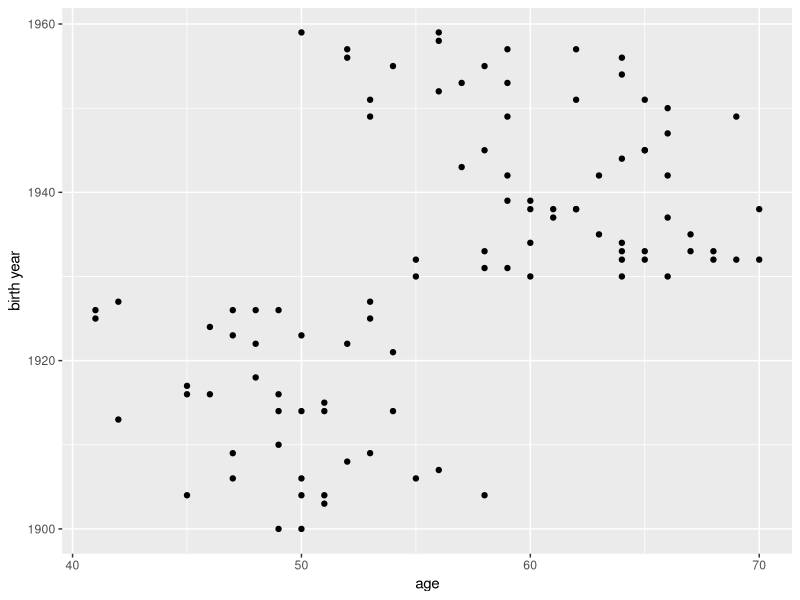
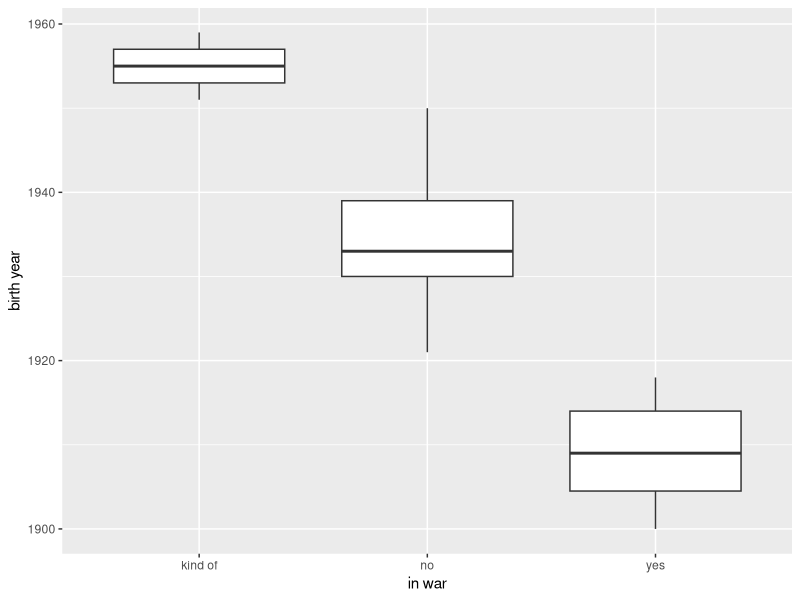
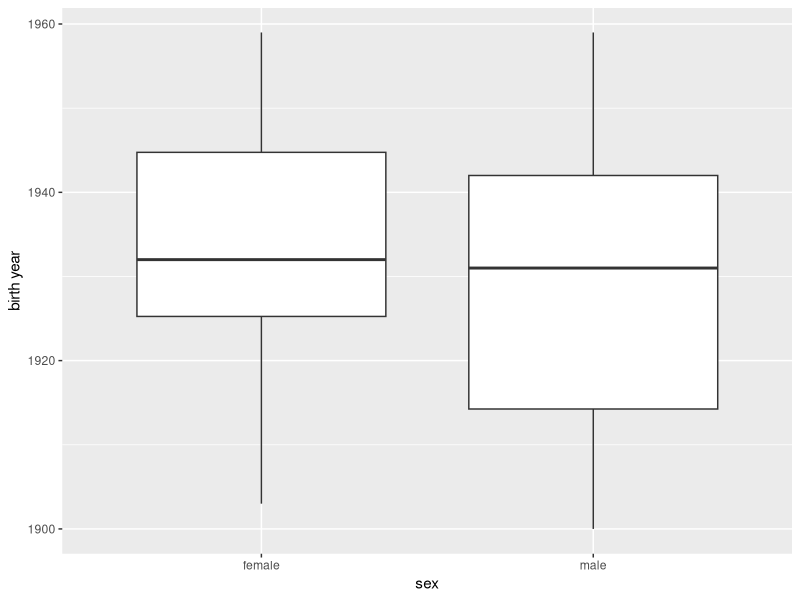

R code for these plots, in order:

library(tidyverse)

# generate fake dataset, which different types of explanatory variable data types: categorical and numerics
df = tibble(`birth year` = runif(100, min = 1900, max = 1960) %>% round()) %>% 
  mutate(age = if_else(`birth year` < 1930, 
                       rnorm(100, 50, 5) %>% round(), 
                       rnorm(100, 60, 5) %>% round()),
         `in war` = case_when(`birth year` < 1920 ~ "yes",
                              `birth year` > 1950 ~ "kind of",
                              TRUE ~ "no"),
         sex = sample(c("male", "female"), 100, replace = TRUE)
  )



df %>% 
  ggplot(aes(y = `birth year`, x = age)) + 
  geom_point()
         
df %>% 
  ggplot(aes(y = `birth year`, x = `in war`)) + 
  geom_boxplot()

df %>% 
  ggplot(aes(y = `birth year`, x = sex)) + 
  geom_boxplot()

write.csv(df, file = 'fake data.csv', row.names = F)
